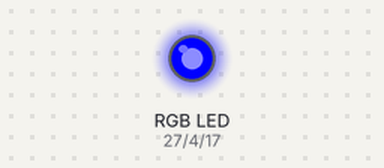
This program was run on a simulated Raspberry Pi (BCM pin numbers). Shown: an RGB LED mixed from three pins (HIGH = lit).

Above: at 0.1 s.
Timing chart, 0 to 1.6 s (numbered marks = the images above):
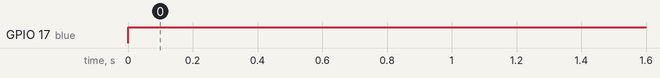

Measured:
- by itself, GPIO 17 (blue): LOW → HIGH at 0.00 s

The program:

rgb_blink.py
```python
# rgb led 컨트롤
# R : p17 , G : p27 , B : p22

import RPi.GPIO as GPIO
import time

red = 27
green = 4
blue = 17
GPIO.setmode(GPIO.BCM)
GPIO.setup(red,GPIO.OUT)
GPIO.setup(green,GPIO.OUT)
GPIO.setup(blue,GPIO.OUT)

try:
    while True:

        # GPIO.output(red,True)
        # GPIO.output(green,False)
        # GPIO.output(blue,False)
        # time.sleep(1)
        # GPIO.output(red,False)
        # GPIO.output(blue,False)
        # GPIO.output(green,True)
        # time.sleep(1)
        # GPIO.output(green,False)
        # GPIO.output(red,False)
         GPIO.output(blue,True)
        # time.sleep(1)


except KeyboardInterrupt:
    GPIO.cleanup()      # 에러발생시 지우기
```
